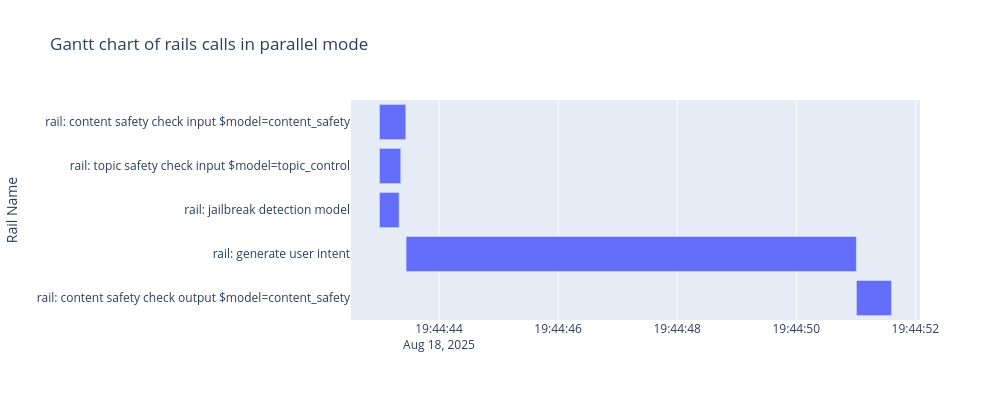

Write notebook code for a chart like this one.
### Markdown cell above
### Gantt Chart Analysis

The Gantt chart below shows the sequence of rails from the parallel configuration. This shows all input rails running in parallel as expected. Once all three input rails validate the input is safe, the user request is forwarded to the Main LLM. Once the Main LLM completes the response, it is checked by the content-safety output rail and returned to the user.

### Code cell
# Let's plot a Gantt chart, to show the sequence of when the rails execute

fig = px.timeline(parallel_df.loc[sequential_df['is_rail']], x_start="start_dt", x_end="end_dt", y="name",
                 title="Gantt chart of rails calls in parallel mode",
                 labels={"name": "Rail Name"},
                 height=400, width=1000)
fig.update_yaxes(autorange="reversed")
fig.show()

### Figure 1 — Plotly figure (JSON) as saved in the notebook; plotly's stock layout.template omitted (floating-point values rounded to 4 significant figures)
{"data": [{"base": ["2025-08-18T19:44:43.000000000", "2025-08-18T19:44:43.000010014", "2025-08-18T19:44:43.000018120", "2025-08-18T19:44:43.447464228", "2025-08-18T19:44:51.009858131"], "hovertemplate": "start_dt=%{base}<br>end_dt=%{x}<br>Rail Name=%{y}<extra></extra>", "legendgroup": "", "marker": {"color": "#636efa", "pattern": {"shape": ""}}, "name": "", "orientation": "h", "showlegend": false, "textposition": "auto", "type": "bar", "x": [443, 358, 331, 7562, 590], "xaxis": "x", "y": ["rail: content safety check input $model=content_safety", "rail: topic safety check input $model=topic_control", "rail: jailbreak detection model", "rail: generate user intent", "rail: content safety check output $model=content_safety"], "yaxis": "y"}], "layout": {"barmode": "overlay", "height": 400, "legend": {"tracegroupgap": 0}, "title": {"text": "Gantt chart of rails calls in parallel mode"}, "width": 1000, "xaxis": {"anchor": "y", "domain": [0, 1], "type": "date"}, "yaxis": {"anchor": "x", "autorange": "reversed", "domain": [0, 1], "title": {"text": "Rail Name"}}}}
